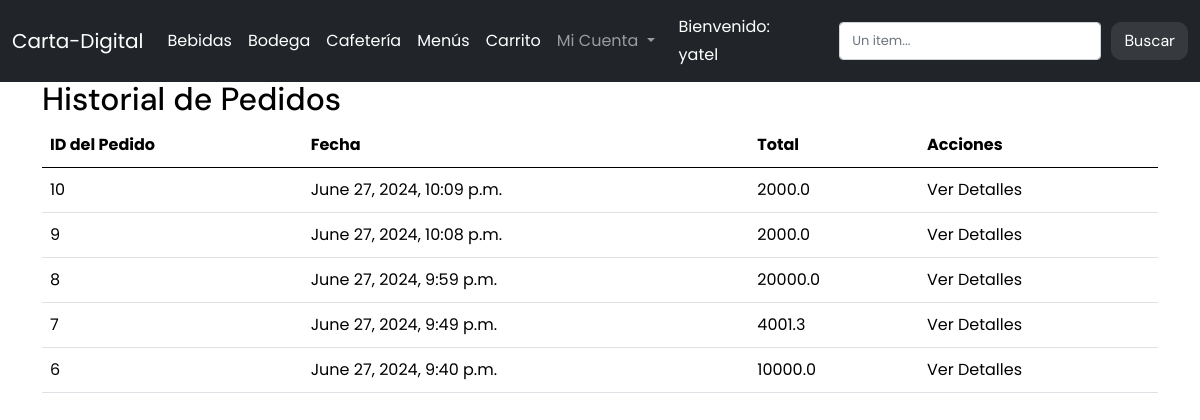
The page /historial_pedidos/ (signed in) on the database its author committed.
### carta/models.py (models this page shows, shortened)
class Pedido(models.Model):
    items = models.ManyToManyField(Item, blank=True, related_name="items", through='PedidoItem')
    monto_total = models.FloatField(null=False, default=0, verbose_name="Monto total")
    fecha = models.DateTimeField(null=True, auto_now_add=True)  # Definido con auto_now_add para establecer la fecha automáticamente al crear un pedido
    cliente = models.ForeignKey(Cliente, null=True, on_delete=models.CASCADE)
    completado= models.BooleanField(default=False, null=True)

### carta/views/historial.py (the view)
# urls.py: path('historial_pedidos/', historial_pedidos, name='historial_pedidos'),
def historial_pedidos(request):
    if not request.user.is_authenticated:
        messages.warning(request, 'Por favor, inicie sesión para ver su historial de pedidos.')
        return redirect('/users/login/')
    else:
        cliente = request.user.cliente
        pedidos = Pedido.objects.filter(cliente=cliente, completado=True).order_by('-fecha')
        return render(request, 'historial_pedidos.html', {'pedidos': pedidos})

### carta/templates/historial_pedidos.html
{% extends "base.html" %}
{% block content %}
<h2>Historial de Pedidos</h2>
<table class="table">
    <thead>
        <tr>
            <th>ID del Pedido</th>
            <th>Fecha</th>
            <th>Total</th>
            <th>Acciones</th>
        </tr>
    </thead>
    <tbody>
        {% for pedido in pedidos %}
        <tr>
            <td>{{ pedido.id }}</td>
            <td>{{ pedido.fecha }}</td>
            <td>{{ pedido.monto_total }}</td>
            <td>
                <a href="{% url 'detalle_pedido' pedido.id %}">Ver Detalles</a>
            </td>
        </tr>
        {% endfor %}
    </tbody>
</table>
{% endblock %}

### carta/templates/navbar.html (shortened to what this page needs)
<nav class="navbar navbar-expand-lg bg-body-tertiary fixed-top navbar-dark bg-dark">
    <div class="container-fluid">
        <a class="navbar-brand" href="/">Carta-Digital</a>
        <div class="collapse navbar-collapse" id="navbarSupportedContent">
            <ul class="navbar-nav me-auto mb-2 mb-lg-0">
                <li class="nav-item">
                    <a class="nav-link active" href="/bebidas">Bebidas</a>
                </li>
                <li class="nav-item">
                    <a class="nav-link active" href="/bodega">Bodega</a>
                </li>
                <li class="nav-item">
                    <a class="nav-link active" href="/cafeteria">Cafetería</a>
                </li>
                <li class="nav-item">
                    <a class="nav-link active" href="/menus">Menús</a>
                </li>
                <li class="nav-item">
                    <a class="nav-link active" href="{% url 'ver-carro' %}">
                         Carrito
                    </a>
                </li>
                <li class="nav-item dropdown">
                    <a class="nav-link dropdown-toggle" href="#" role="button" data-bs-toggle="dropdown" aria-expanded="false">
                        Mi Cuenta
                    </a>
                </li>
            </ul>
            <div class="d-flex align-items-center">
                {% if user.is_authenticated %}
                    <span class="nav-link active text-white me-3">
                        Bienvenido: <span>{{ user.username }}</span>
                    </span>
                {% endif %}
                <form class="d-flex" role="search" method="POST" action="{% url 'search-view' %}">
                    <input class="form-control me-2" type="search" placeholder="Un item..." aria-label="Search" name="searched">
                    <button class="btn btn-outline-success active" type="submit">Buscar</button>
                </form>
            </div>
        </div>
    </div>
</nav>

### rows shown on the page
Pedido: id "10", fecha "June 27, 2024, 10:09 p.m.", monto_total "2000.0"
Pedido: id "9", fecha "June 27, 2024, 10:08 p.m.", monto_total "2000.0"
Pedido: id "8", fecha "June 27, 2024, 9:59 p.m.", monto_total "20000.0"
Pedido: id "7", fecha "June 27, 2024, 9:49 p.m.", monto_total "4001.3"
Pedido: id "6", fecha "June 27, 2024, 9:40 p.m.", monto_total "10000.0"

### other values the page prints
{{ user.username }} "yatel"
